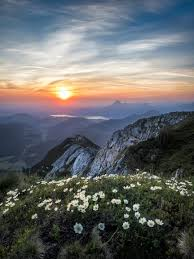
#> input picture sample.jpg, 194 x 259 px
$ python LO2_image_encoding.py
#> lines starting #> are read from the running program, lines starting #| are printed output that depends on the picture
import cv2
import numpy as np

def encode(data):
    if not data:
        return []
    result = []
    prev = data[0]
    count = 1
    for ch in data[1:]:
        if ch == prev:
            count += 1
        else:
            result.extend([prev,count])
            prev = ch
            count = 1

    result.extend([prev,count])
    return result

# read image in grayscale 2D (one chanel) as 8-bit to less size
img = cv2.imread('sample.jpg', cv2.IMREAD_GRAYSCALE)
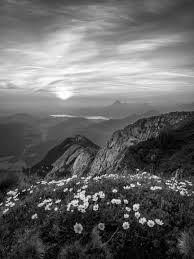
#> img: shape (259, 194); min 0, max 255, mean 102.8

# try to decrease image space by resizing
resized_image = cv2.resize(img, dsize=None, fx=0.5, fy=0.5, interpolation=cv2.INTER_AREA)
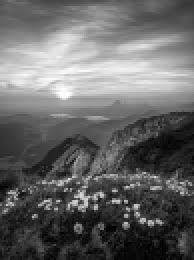
#> resized_image: shape (130, 97) (shown 2 times larger); min 0, max 255, mean 102.6

# convert 2D image as 1D list with 'flatten', from numby
pixels = resized_image.flatten()
#> pixels = 12610 values, max 255 at index 4592, min 0 at index 10950, mean 102.6
# complress rle algorithem encoding
#> (the run stopped early here; a loop or call above may not have finished)

$ run again, with Noise_salt_and_pepper.png saved as sample.jpg
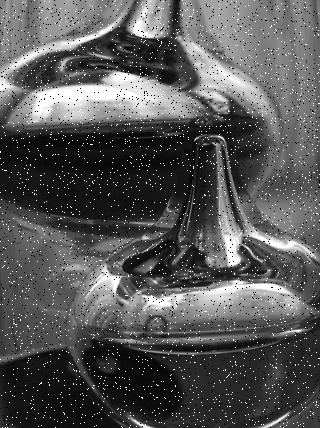
#> input picture Noise_salt_and_pepper.png, 320 x 428 px
#> img is the input picture: shape (428, 320); min 0, max 255, mean 86.8
#> `resized_image = cv2.resize(img, dsize=None, fx=0.5, fy=0.5, interpolat..`:
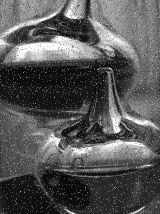
#> resized_image: shape (214, 160); min 4, max 255, mean 87
